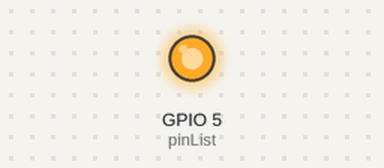
A program run on a simulated Raspberry Pi (BCM pin numbers). Parts: output pins drawn as LEDs (lit = HIGH). At 0.5 s the program stops and its outputs stay as they are.

Above: at 0.1 s.
At 0.6 s:
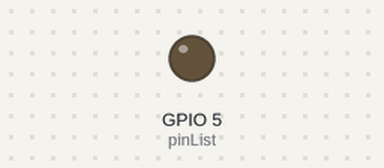
Timing chart, 0 to 2.0 s (numbered marks = the images above):
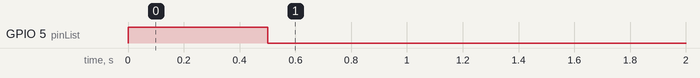

The program:

reset_rp2040.py
```python
#!/usr/bin/python3

# Import required Python libraries
import RPi.GPIO as GPIO
import time

# Use BCM GPIO references instead of physical pin numbers
GPIO.setmode(GPIO.BCM)

#disable warnings
GPIO.setwarnings(False)

# init list with pin numbers

pinList = [5]

# loop through pins and set mode and state to 'low'

for i in pinList:
    GPIO.setup(i, GPIO.OUT)

def trigger() :
        for i in pinList:
          GPIO.output(i, GPIO.HIGH)
          time.sleep(0.5)
          GPIO.output(i, GPIO.LOW)
          GPIO.cleanup()

try:
    trigger()

except KeyboardInterrupt:
  print ("  Quit")
  # Reset GPIO settings
  GPIO.cleanup()
```

Measured:
- by itself, GPIO 5 (pinList): LOW → HIGH at 0.00 s, → LOW 0.50 s later
